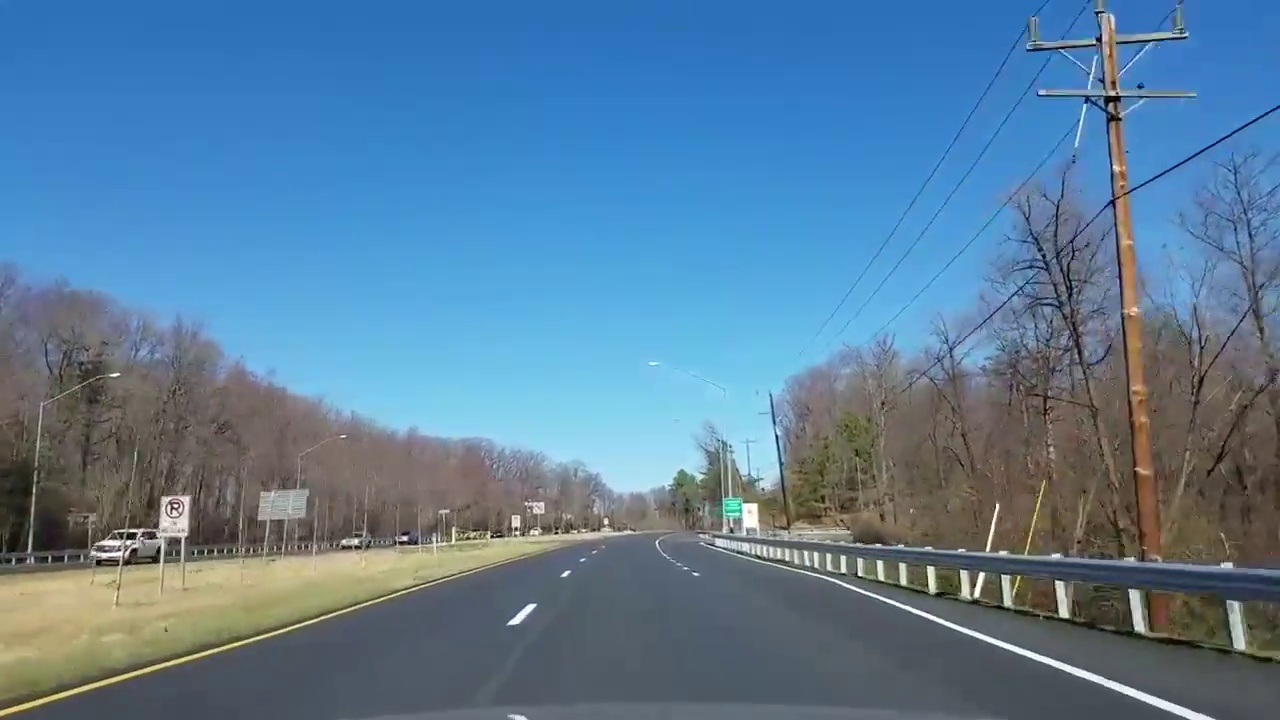
#> input picture lane-detection-opencv/Easy_Test/Easy_test_frames/Easy_Test_frame506.jpg, 1280 x 720 px
$ jupyter execute Untitled.ipynb   (older library calls are emulated)
#> lines starting #> are read from the running program, lines starting #| are printed output that depends on the picture; after the words box and inside, x2 and y2 are one past the last pixel; in counts of white or black regions, pixels touching at a corner belong together
[cell 1]
import cv2
import numpy as np
import matplotlib.pyplot as plt
import matplotlib.image as mpimg

[cell 2]
def threshold_rel(img, lo, hi):
    vmin = np.min(img)
    vmax = np.max(img)

    vlo = vmin + (vmax - vmin) * lo
    vhi = vmin + (vmax - vmin) * hi
    return np.uint8((img >= vlo) & (img <= vhi)) * 255

[cell 3]
def threshold_abs(img, lo, hi):
    return np.uint8((img >= lo) & (img <= hi)) * 255

[cell 4]
img = mpimg.imread('Easy_test_frames/Easy_Test_frame506.jpg')
#> img is the input picture: shape (720, 1280, 3); mean R, G, B 89.9, 125.4, 153.4
img = np.copy(img)
W = 500
H = 70
widget = np.copy(img[:H, :W])
widget //= 2
widget[0,:] = [0, 0, 255]
widget[-1,:] = [0, 0, 255]
widget[:,0] = [0, 0, 255]
#> widget: shape (70, 500, 3); mean R, G, B 22.1, 56, 97.8
widget[:,-1] = [0, 0, 255]
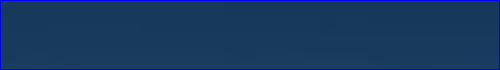
#> widget: shape (70, 500, 3); mean R, G, B 22.1, 55.9, 98.1
img[:H, :W] = widget

cv2.putText(
    img,
    "Vehicle is 10.0m away from center",
    org=(20, 40),
    fontFace=cv2.FONT_HERSHEY_SIMPLEX,
    fontScale=0.8,
    color=(255, 255, 255),
    thickness=2)

cv2.imshow('img', img)
cv2.waitKey(0)
img.shape

[cell 5]
hls = cv2.cvtColor(img, cv2.COLOR_RGB2HLS)
#> hls: shape (720, 1280, 3); mean of channels 0, 1, 2 82.6, 120.3, 96
hsv = cv2.cvtColor(img, cv2.COLOR_RGB2HSV)
#> hsv: shape (720, 1280, 3); mean H, S, V 82.6, 108.7, 157.7
h_channel = hls[:,:,0]
l_channel = hls[:,:,1]
s_channel = hls[:,:,2]
v_channel = hsv[:,:,2]

f = plt.figure(figsize=(24, 16))
ax1 = f.add_subplot(3, 2, 1)
ax1.imshow(img)

right_lane = threshold_rel(l_channel, 0.8, 1.0)
#> in threshold_rel, `vmin = np.min(img)`: vmin = 0
#> in threshold_rel, `vmax = np.max(img)`: vmax = 255
#> in threshold_rel, `vlo = vmin + (vmax - vmin) * lo`: vlo = 204
#> in threshold_rel, `vhi = vmin + (vmax - vmin) * hi`: vhi = 255
right_lane[:,1300:2600]=0
ax2 = f.add_subplot(3, 2, 2)
ax2.imshow(right_lane, vmin=0, vmax=255, cmap='gray')
ax3 = f.add_subplot(3, 2, 3)
res1 = threshold_abs(h_channel, 20, 70)
#> in threshold_abs, `return np.uint8((img >= lo) & (img <= hi)) * 255`:
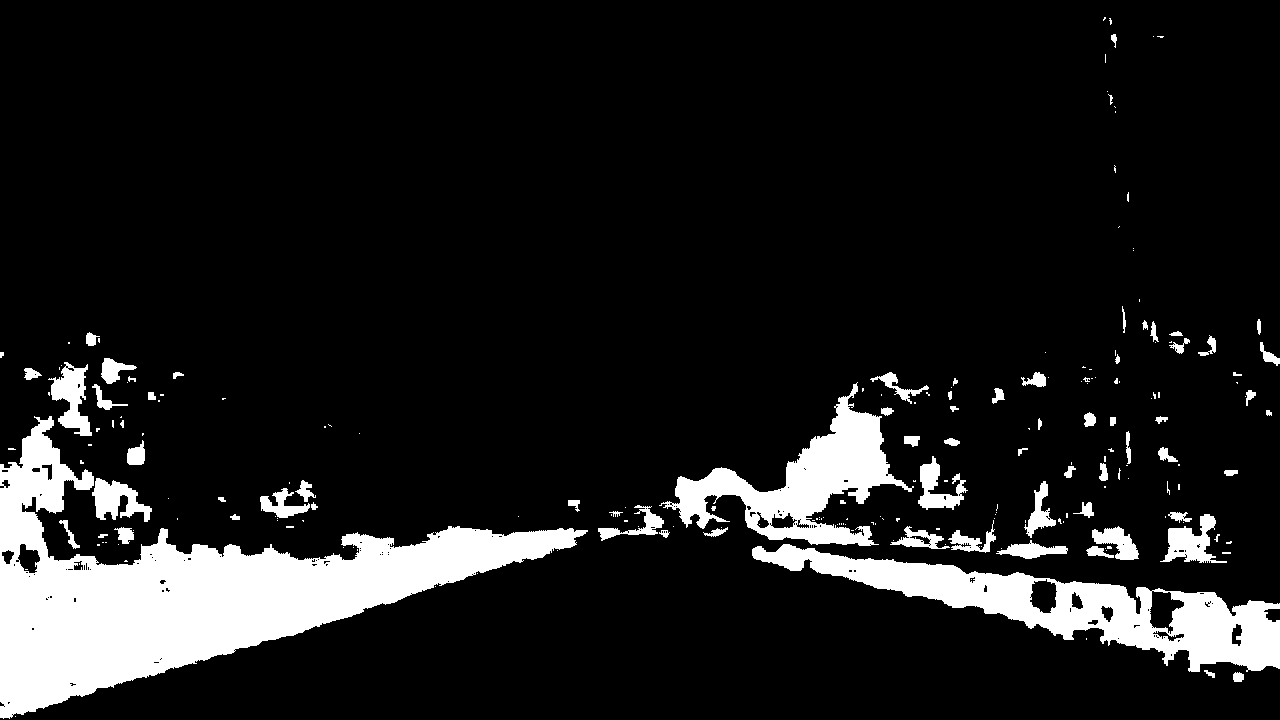
#> returned value: shape (720, 1280); 11.5% white; 217 white regions (142 under 20 px), largest, box (x1, y1, x2, y2) and area: (0, 416, 588, 719) 55850, (752, 544, 1280, 672) 20581, (659, 382, 914, 546) 12979
res2 = threshold_rel(v_channel, 0.68, 1.0)
ax3.imshow(res1, vmin=0, vmax=255, cmap='gray')
ax4 = f.add_subplot(3, 2, 4)
res2 = threshold_rel(v_channel, 0.68, 1.0)
ax4.imshow(res2, vmin=0, vmax=255, cmap='gray')

[cell 6]
class PerspectiveTransformation:
    """ This a class for transforming image between front view and top view

    Attributes:
        src (np.array): Coordinates of 4 source points
        dst (np.array): Coordinates of 4 destination points
        M (np.array): Matrix to transform image from front view to top view
        M_inv (np.array): Matrix to transform image from top view to front view
    """
    def __init__(self):
        """Init PerspectiveTransformation."""

        self.src = np.float32([(500, 550),     # top-left
                               (150, 700),     # bottom-left
                               (930, 700),    # bottom-right
                               (700, 550)])    # top-right
        self.dst = np.float32([(150, 0),
                               (150, 720),
                               (930, 720),
                               (930, 0)])

        self.M = cv2.getPerspectiveTransform(self.src, self.dst)
        self.M_inv = cv2.getPerspectiveTransform(self.dst, self.src)

    def forward(self, img, img_size=(1280, 720), flags=cv2.INTER_LINEAR):
        """ Take a front view image and transform to top view

        Parameters:
            img (np.array): A front view image
            img_size (tuple): Size of the image (width, height)
            flags : flag to use in cv2.warpPerspective()

        Returns:
            Image (np.array): Top view image
        """
#> called with img_size = (1280, 720), flags = 1
        return cv2.warpPerspective(img, self.M, img_size, flags=flags)
#> returned value: shape (720, 1280, 3)

    # [12 lines left out: function backward, not called in this run]

[cell 7]
birdeye = PerspectiveTransformation()
img1 = birdeye.forward(img)
plt.imshow(img1)

[cell 8]
hls = cv2.cvtColor(img1, cv2.COLOR_RGB2HLS)
#> hls: shape (720, 1280, 3); mean of channels 0, 1, 2 88.2, 110, 32.7
hsv = cv2.cvtColor(img1, cv2.COLOR_RGB2HSV)
#> hsv: shape (720, 1280, 3); mean H, S, V 88.2, 50, 121.9
h_channel = hls[:,:,0]
l_channel = hls[:,:,1]
s_channel = hls[:,:,2]
v_channel = hsv[:,:,2]
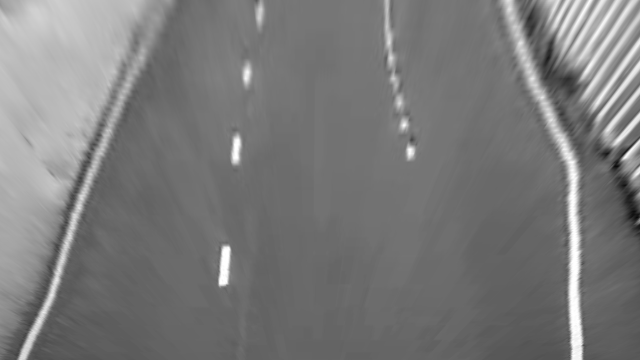
#> v_channel: shape (720, 1280) (shown at 1/2 size); min 5, max 255, mean 121.9

f = plt.figure(figsize=(24, 16))
ax1 = f.add_subplot(3, 2, 1)
ax1.imshow(img1)

right_lane = threshold_rel(l_channel, 0.8, 1.0)
right_lane[:,1300:2600]=0
ax2 = f.add_subplot(3, 2, 2)
ax2.imshow(right_lane, vmin=0, vmax=255, cmap='gray')
ax3 = f.add_subplot(3, 2, 3)
res1 = threshold_abs(h_channel, 20, 70)
res2 = threshold_rel(v_channel, 0.68, 1.0)
ax3.imshow(res1, vmin=0, vmax=255, cmap='gray')
ax4 = f.add_subplot(3, 2, 4)
res2 = threshold_rel(v_channel, 0.6, 1.0)
ax4.imshow(res2, vmin=0, vmax=255, cmap='gray')

[cell 9]
hls = cv2.cvtColor(img1, cv2.COLOR_RGB2HLS)
hsv = cv2.cvtColor(img1, cv2.COLOR_RGB2HSV)
h_channel = hls[:,:,0]
l_channel = hls[:,:,1]
s_channel = hls[:,:,2]
v_channel = hsv[:,:,2]

left_lane = threshold_rel(l_channel, 0.85, 1.0)
left_lane[:,:180]=0
#> left_lane: shape (720, 1280); 1.5% white; 33 white regions (10 under 20 px), largest, box (x1, y1, x2, y2) and area: (1124, 287, 1164, 720) 5707, (439, 494, 460, 569) 1065, (1168, 3, 1265, 149) 870
left_lane[:,650:]=0
#> left_lane: shape (720, 1280); 0.17% white; 3 white regions, box (x1, y1, x2, y2) and area: (439, 494, 460, 569) 1065, (466, 277, 479, 321) 413, (490, 141, 497, 159) 63
plt.imshow(left_lane, vmin=0, vmax=255, cmap='gray')

[cell 10]
hls = cv2.cvtColor(img1, cv2.COLOR_RGB2HLS)
hsv = cv2.cvtColor(img1, cv2.COLOR_RGB2HSV)
h_channel = hls[:,:,0]
l_channel = hls[:,:,1]
s_channel = hls[:,:,2]
v_channel = hsv[:,:,2]

right_lane = threshold_rel(v_channel, 0.6, 1.0)
right_lane[:,1000:]=0
right_lane[:,:650]=0
#> right_lane: shape (720, 1280); 0.32% white; 5 white regions, box (x1, y1, x2, y2) and area: (769, 0, 790, 135) 1444, (812, 288, 831, 321) 456, (799, 236, 818, 263) 378, (791, 190, 807, 219) 372, (780, 141, 797, 181) 344
plt.imshow(right_lane, vmin=0, vmax=255, cmap='gray')

[cell 11]
lanes = left_lane | right_lane
#> lanes: shape (720, 1280); 0.49% white; 8 white regions, largest, box (x1, y1, x2, y2) and area: (769, 0, 790, 135) 1444, (439, 494, 460, 569) 1065, (812, 288, 831, 321) 456
plt.imshow(lanes, cmap='gray')

[cell 12]
import cv2
import numpy as np
import matplotlib.image as mpimg

def hist(img):
    bottom_half = img[img.shape[0]//2:,:]
    return np.sum(bottom_half, axis=0)

class LaneLines:
    """ Class containing information about detected lane lines.

    Attributes:
        left_fit (np.array): Coefficients of a polynomial that fit left lane line
        right_fit (np.array): Coefficients of a polynomial that fit right lane line
        parameters (dict): Dictionary containing all parameters needed for the pipeline
        debug (boolean): Flag for debug/normal mode
    """
    def __init__(self):
        """Init Lanelines.

        Parameters:
            left_fit (np.array): Coefficients of polynomial that fit left lane
            right_fit (np.array): Coefficients of polynomial that fit right lane
            binary (np.array): binary image
        """
        self.leftx_base = None
        self.rightx_base = None
        self.left_fit = None
        self.right_fit = None
        self.binary = None
        self.nonzero = None
        self.nonzerox = None
        self.nonzeroy = None
        self.clear_visibility = True
        self.dir = []
        # [9 lines of commented-out code are left out]
        self.nwindows = 9
        # Width of the the windows +/- margin
        self.margin = 200
        # Mininum number of pixels found to recenter window
        self.minpix = 50

    def forward(self, img):
        """Take a image and detect lane lines.

        Parameters:
            img (np.array): An binary image containing relevant pixels

        Returns:
            Image (np.array): An RGB image containing lane lines pixels and other details
        """
        self.extract_features(img)
        return self.fit_poly(img)

    def pixels_in_window(self, center, margin, height):
        """ Return all pixel that in a specific window

        ->  Now that we have set the left and right base, we slide our windows vertically
            upward from the base points n times where n = self.nwindows and check for white
            pixels in each window. The height of each window is img.shape[0]//self.nwindows
            and the width is (self.margin)*2. We append leftx, lefty, rightx, righty appropriately.
            If the number of white pixels in that window is more than self.minpix, then we
            shift the center of the window to the mean of x coordinates of those white pixels.

        Parameters:
            center (tuple): coordinate of the center of the window
            margin (int): half width of the window
            height (int): height of the window

        Returns:
            pixelx (np.array): x coordinates of white pixels that lie inside the window
            pixely (np.array): y coordinates of white pixels that lie inside the window
        """
        topleft = (center[0]-margin, center[1]-height//2)
        bottomright = (center[0]+margin, center[1]+height//2)

        condx = (topleft[0] <= self.nonzerox) & (self.nonzerox <= bottomright[0])
        condy = (topleft[1] <= self.nonzeroy) & (self.nonzeroy <= bottomright[1])
        return self.nonzerox[condx&condy], self.nonzeroy[condx&condy]

    def extract_features(self, img):
        """ Extract features from a binary image

        Parameters:
            img (np.array): A binary image
        """
        self.img = img
        # Height of of windows - based on nwindows and image shape
        self.window_height = np.int(img.shape[0]//self.nwindows)

        # Identify the x and y positions of all nonzero pixel in the image
        self.nonzero = img.nonzero()
#> self.nonzero = 4535 positions, rows 0 to 568, columns 439 to 830
        self.nonzerox = np.array(self.nonzero[1])
#> self.nonzerox = 4535 values, max 830 at index 2912, min 439 at index 4351, mean 677.9
        self.nonzeroy = np.array(self.nonzero[0])
#> self.nonzeroy = 4535 values from 0 to 568

    def find_lane_pixels(self, img):
        """Find lane pixels from a binary warped image.

        Parameters:
            img (np.array): A binary warped image

        Returns:
            leftx (np.array): x coordinates of left lane pixels
            lefty (np.array): y coordinates of left lane pixels
            rightx (np.array): x coordinates of right lane pixels
            righty (np.array): y coordinates of right lane pixels
            out_img (np.array): A RGB image that use to display result later on.
        """
        assert(len(img.shape) == 2)

        # Create an output image to draw on and visualize the result
        out_img = np.dstack((img, img, img))

        # Checks vertically (axis0) for max amount of white pixels and sets that as base
        histogram = hist(img)
#> in hist, `bottom_half = img[img.shape[0]//2:,:]`:
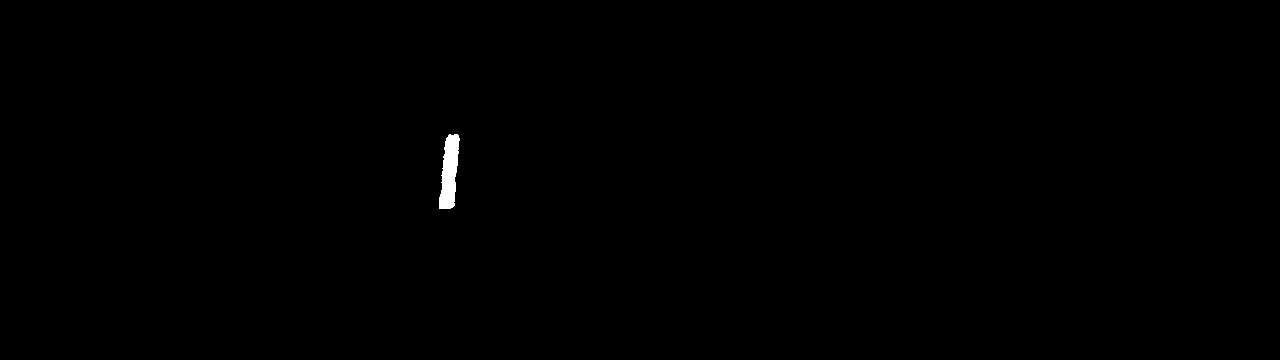
#> bottom_half: shape (360, 1280); 0.23% white; 1 white region, box (x1, y1, x2, y2) and area: (439, 134, 460, 209) 1065
#> histogram = 1280 values, max 19125 at index 449, min 0 at index 0, mean 212.2
        midpoint = histogram.shape[0]//2
        self.leftx_base = np.argmax(histogram[:midpoint])
#> self.leftx_base = 449
        self.rightx_base = np.argmax(histogram[midpoint:]) + midpoint
#> self.rightx_base = 640
#         print(self.rightx_base-self.leftx_base)
        if self.rightx_base == midpoint:
            self.rightx_base == self.leftx_base + 400

        # Current position to be update later for each window in nwindows
        leftx_current = self.leftx_base
#> leftx_current = 449
        rightx_current = self.rightx_base
#> rightx_current = 640
        y_current = img.shape[0] + self.window_height//2

        # Create empty lists to recieve left and right lane pixel
        leftx, lefty, rightx, righty = [], [], [], []

        # Step through the windows one by one
        for _ in range(self.nwindows):
            y_current -= self.window_height
            center_left = (leftx_current, y_current)
            center_right = (rightx_current, y_current)

            good_left_x, good_left_y = self.pixels_in_window(center_left, self.margin, self.window_height)
            good_right_x, good_right_y = self.pixels_in_window(center_right, self.margin, self.window_height)

            # Append these indices to the lists
            leftx.extend(good_left_x)
            lefty.extend(good_left_y)
            rightx.extend(good_right_x)
            righty.extend(good_right_y)

            if len(good_left_x) > self.minpix:
                leftx_current = np.int32(np.mean(good_left_x))
            if len(good_right_x) > self.minpix:
                rightx_current = np.int32(np.mean(good_right_x))
#> this loop made 9 passes
#> (center_left, center_right, leftx_current, rightx_current) on pass 2: ((449, 600), (640, 600), 446, 446)
#> after the loop, leftx = 1563 values, max 496 at index 1507, min 439 at index 0, mean 457; lefty = 1563 values, max 568 at index 124, min 141 at index 1500, mean 454.4; rightx = 1554 values, max 496 at index 1498, min 439 at index 1008, mean 457.1; righty = 1554 values, max 568 at index 116, min 141 at index 1491, mean 453.7; y_current = 40

        return leftx, lefty, rightx, righty, out_img

    def fit_poly(self, img):
        """Find the lane line from an image and draw it.

        Parameters:
            img (np.array): a binary warped image

        Returns:
            out_img (np.array): a RGB image that have lane line drawn on that.
        """

        leftx, lefty, rightx, righty, out_img = self.find_lane_pixels(img)

        if len(lefty) > 0:
            self.left_fit = np.polyfit(lefty, leftx, 2)
#> self.left_fit = [9.29e-05, -0.177, 516.7]
        if len(righty) > 0:
            self.right_fit = np.polyfit(righty, rightx, 2)
#> self.right_fit = [9.68e-05, -0.179, 517.1]

        # Generate x and y values for plotting
        maxy = img.shape[0] - 1
        miny = img.shape[0] // 3
        if len(lefty):
            maxy = max(maxy, np.max(lefty))
            # miny = min(miny, np.min(lefty))

        if len(righty):
            maxy = max(maxy, np.max(righty))
            # miny = min(miny, np.min(righty))

        ploty = np.linspace(miny, maxy, img.shape[0])


        # x' = a*y^2 + b*y + c
        left_fitx = self.left_fit[0]*ploty**2 + self.left_fit[1]*ploty + self.left_fit[2]
#> left_fitx = 720 values, max 479.6 at index 0, min 437.7 at index 719, mean 455.1
        right_fitx = self.right_fit[0]*ploty**2 + self.right_fit[1]*ploty + self.right_fit[2]
#> right_fitx = 720 values, max 479.6 at index 0, min 438.2 at index 719, mean 455.2
        mid_fitx = (left_fitx + right_fitx)/2
#> mid_fitx = 720 values, max 479.6 at index 0, min 438 at index 719, mean 455.2

        # Visualization
        for i, y in enumerate(ploty):
            l = int(left_fitx[i])
            r = int(right_fitx[i])
            y = int(y)
            cv2.line(out_img, (l, y), (r, y), (0, 255, 0))
#> this loop made 720 passes
#> (l, r) on passes 1 to 3: (479, 479), (479, 479), (479, 479)
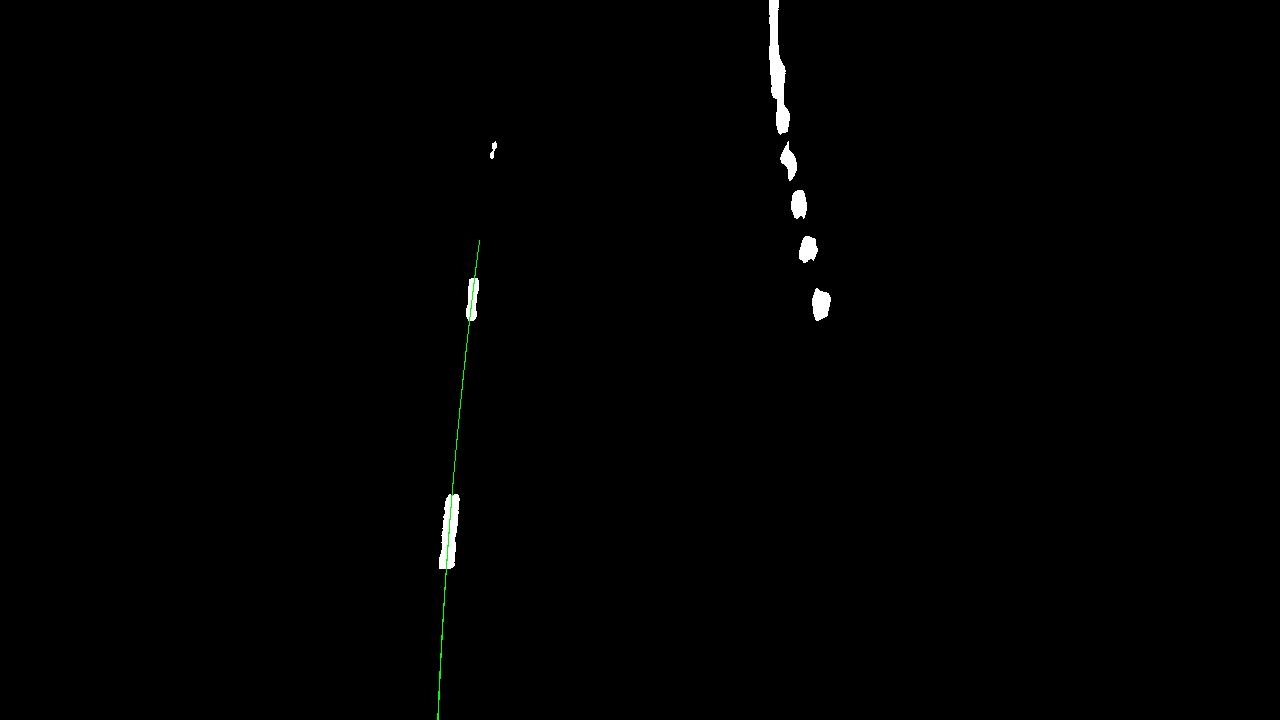
#> out_img: shape (720, 1280, 3); mean of channels 0, 1, 2 1.2, 1.4, 1.2; drawn as R, G, B

        print(len(ploty))
#| 720
        # drawing the middle line
        for i in range(len(ploty)-1):
            y1 = int(ploty[i])
            x1 = int(mid_fitx[i])
            y2 = int(ploty[i+1])
            x2 = int(mid_fitx[i+1])
            cv2.line(out_img, (x1, y1), (x2, y2), (0, 0, 255), 5)
#> this loop made 719 passes
#> out_img: shape (720, 1280, 3); 0.37% of pixels changed, all inside (x1, y1, x2, y2) = (434, 237, 483, 720)

        cv2.line(out_img, (640, 720), (640, 650), (255,0,0), 5)
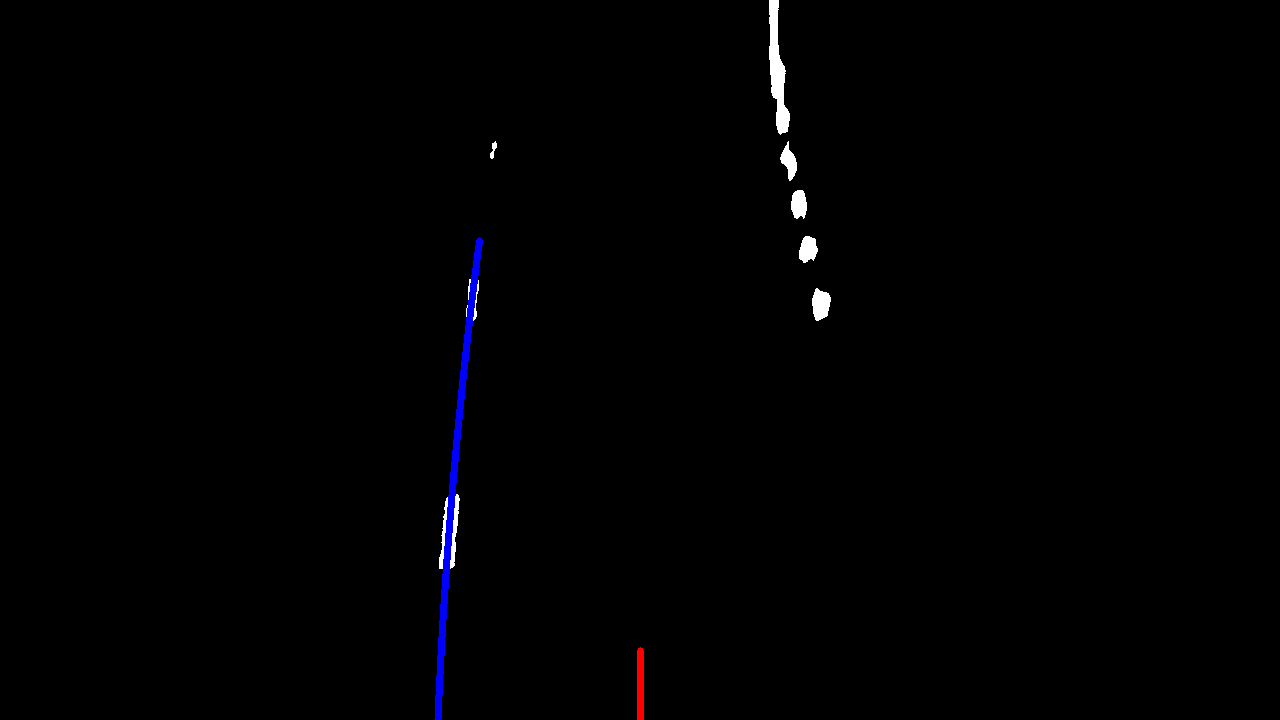
#> out_img: shape (720, 1280, 3); mean of channels 0, 1, 2 1.2, 1, 2; drawn as R, G, B

        # lR, rR, pos = self.measure_curvature()

        return out_img

    # [103 lines left out: functions plot, measure_curvature, not called in this run]
